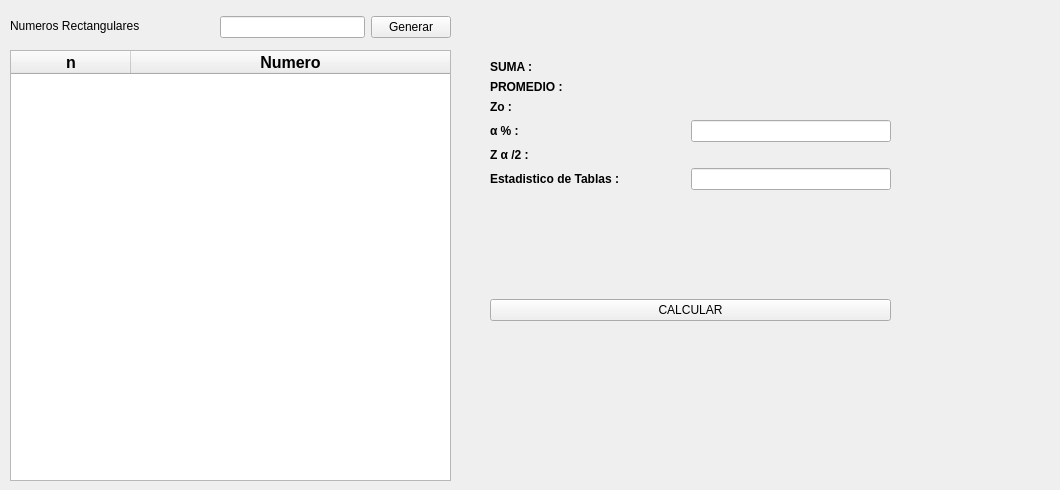
       <widget class="QWidget" name="CUATRO">
        <property name="windowTitle">
         <string>::PRUEBA DE PROMEDIO::</string>
        </property>
        <widget class="QLabel" name="label_5">
         <property name="geometry">
          <rect>
           <x>10</x>
           <y>10</y>
           <width>181</width>
           <height>31</height>
          </rect>
         </property>
         <property name="text">
          <string>Numeros Rectangulares</string>
         </property>
        </widget>
        <widget class="QTableWidget" name="tabla_promedio">
         <property name="enabled">
          <bool>true</bool>
         </property>
         <property name="geometry">
          <rect>
           <x>10</x>
           <y>50</y>
           <width>441</width>
           <height>431</height>
          </rect>
         </property>
         <property name="sizeIncrement">
          <size>
           <width>8</width>
           <height>0</height>
          </size>
         </property>
         <property name="contextMenuPolicy">
          <enum>Qt::DefaultContextMenu</enum>
         </property>
         <property name="autoFillBackground">
          <bool>false</bool>
         </property>
         <property name="frameShape">
          <enum>QFrame::StyledPanel</enum>
         </property>
         <property name="frameShadow">
          <enum>QFrame::Plain</enum>
         </property>
         <property name="lineWidth">
          <number>0</number>
         </property>
         <property name="selectionMode">
          <enum>QAbstractItemView::SingleSelection</enum>
         </property>
         <property name="selectionBehavior">
          <enum>QAbstractItemView::SelectRows</enum>
         </property>
         <property name="showGrid">
          <bool>true</bool>
         </property>
         <attribute name="horizontalHeaderVisible">
          <bool>true</bool>
         </attribute>
         <attribute name="horizontalHeaderCascadingSectionResizes">
          <bool>true</bool>
         </attribute>
         <attribute name="horizontalHeaderDefaultSectionSize">
          <number>120</number>
         </attribute>
         <attribute name="horizontalHeaderStretchLastSection">
          <bool>true</bool>
         </attribute>
         <attribute name="verticalHeaderVisible">
          <bool>false</bool>
         </attribute>
         <column>
          <property name="text">
           <string notr="true">n</string>
          </property>
          <property name="font">
           <font>
            <pointsize>12</pointsize>
            <weight>75</weight>
            <bold>true</bold>
           </font>
          </property>
          <property name="background">
           <color>
            <red>0</red>
            <green>170</green>
            <blue>255</blue>
           </color>
          </property>
         </column>
         <column>
          <property name="text">
           <string>Numero</string>
          </property>
          <property name="font">
           <font>
            <pointsize>12</pointsize>
            <weight>75</weight>
            <bold>true</bold>
           </font>
          </property>
          <property name="background">
           <color>
            <red>0</red>
            <green>170</green>
            <blue>255</blue>
           </color>
          </property>
         </column>
        </widget>
        <widget class="QLabel" name="label_13">
         <property name="geometry">
          <rect>
           <x>483</x>
           <y>240</y>
           <width>231</width>
           <height>33</height>
          </rect>
         </property>
         <property name="font">
          <font>
           <weight>75</weight>
           <bold>true</bold>
          </font>
         </property>
         <property name="text">
          <string/>
         </property>
        </widget>
        <widget class="QLabel" name="lblresultado">
         <property name="geometry">
          <rect>
           <x>580</x>
           <y>350</y>
           <width>471</width>
           <height>33</height>
          </rect>
         </property>
         <property name="font">
          <font>
           <pointsize>15</pointsize>
           <weight>75</weight>
           <bold>true</bold>
          </font>
         </property>
         <property name="text">
          <string/>
         </property>
        </widget>
        <widget class="QWidget" name="layoutWidget">
         <property name="geometry">
          <rect>
           <x>220</x>
           <y>10</y>
           <width>231</width>
           <height>35</height>
          </rect>
         </property>
         <layout class="QHBoxLayout" name="horizontalLayout_6">
          <item>
           <widget class="QLineEdit" name="lineval_prom"/>
          </item>
          <item>
           <widget class="QPushButton" name="btngen_prom">
            <property name="text">
             <string>Generar</string>
            </property>
           </widget>
          </item>
         </layout>
        </widget>
        <widget class="QWidget" name="layoutWidget">
         <property name="geometry">
          <rect>
           <x>490</x>
           <y>60</y>
           <width>401</width>
           <height>261</height>
          </rect>
         </property>
         <layout class="QVBoxLayout" name="verticalLayout">
          <item>
           <layout class="QVBoxLayout" name="verticalLayout_6">
            <item>
             <layout class="QVBoxLayout" name="verticalLayout_4">
              <item>
               <layout class="QHBoxLayout" name="horizontalLayout_11">
                <item>
                 <widget class="QLabel" name="label_9">
                  <property name="font">
                   <font>
                    <weight>75</weight>
                    <bold>true</bold>
                   </font>
                  </property>
                  <property name="text">
                   <string>SUMA :</string>
                  </property>
                 </widget>
                </item>
                <item>
                 <widget class="QLabel" name="lblsumprom">
                  <property name="maximumSize">
                   <size>
                    <width>200</width>
                    <height>16777215</height>
                   </size>
                  </property>
                  <property name="text">
                   <string/>
                  </property>
                 </widget>
                </item>
               </layout>
              </item>
              <item>
               <layout class="QHBoxLayout" name="horizontalLayout_10">
                <item>
                 <widget class="QLabel" name="label_10">
                  <property name="font">
                   <font>
                    <weight>75</weight>
                    <bold>true</bold>
                   </font>
                  </property>
                  <property name="text">
                   <string>PROMEDIO :</string>
                  </property>
                 </widget>
                </item>
                <item>
                 <widget class="QLabel" name="lblpromprom">
                  <property name="maximumSize">
                   <size>
                    <width>200</width>
                    <height>16777215</height>
                   </size>
                  </property>
                  <property name="text">
                   <string/>
                  </property>
                 </widget>
                </item>
               </layout>
              </item>
              <item>
               <layout class="QHBoxLayout" name="horizontalLayout_7">
                <item>
                 <widget class="QLabel" name="label_11">
                  <property name="font">
                   <font>
                    <weight>75</weight>
                    <bold>true</bold>
                   </font>
                  </property>
                  <property name="text">
                   <string>Zo :</string>
                  </property>
                 </widget>
                </item>
                <item>
                 <widget class="QLabel" name="lblpromzo">
                  <property name="maximumSize">
                   <size>
                    <width>200</width>
                    <height>16777215</height>
                   </size>
                  </property>
                  <property name="text">
                   <string/>
                  </property>
                 </widget>
                </item>
               </layout>
              </item>
              <item>
               <layout class="QHBoxLayout" name="horizontalLayout_4">
                <item>
                 <widget class="QLabel" name="label_12">
                  <property name="font">
                   <font>
                    <weight>75</weight>
                    <bold>true</bold>
                   </font>
                  </property>
                  <property name="text">
                   <string>α % :</string>
                  </property>
                 </widget>
                </item>
                <item>
                 <widget class="QLineEdit" name="linealfa_prom">
                  <property name="maximumSize">
                   <size>
                    <width>200</width>
                    <height>16777215</height>
                   </size>
                  </property>
                  <property name="text">
                   <string/>
                  </property>
                 </widget>
                </item>
               </layout>
              </item>
             </layout>
            </item>
            <item>
             <layout class="QVBoxLayout" name="verticalLayout_5">
              <item>
               <layout class="QHBoxLayout" name="horizontalLayout_3">
                <item>
                 <widget class="QLabel" name="label_16">
                  <property name="font">
                   <font>
                    <weight>75</weight>
                    <bold>true</bold>
                   </font>
                  </property>
                  <property name="text">
                   <string>Z α /2 :</string>
                  </property>
                 </widget>
                </item>
                <item>
                 <widget class="QLabel" name="lblesta_prom">
                  <property name="maximumSize">
                   <size>
                    <width>200</width>
                    <height>16777215</height>
                   </size>
                  </property>
                  <property name="font">
                   <font>
                    <weight>75</weight>
                    <bold>true</bold>
                   </font>
                  </property>
                  <property name="toolTip">
                   <string>Valor a Buscar en Tablas</string>
                  </property>
                  <property name="text">
                   <string/>
                  </property>
                 </widget>
                </item>
               </layout>
              </item>
              <item>
               <layout class="QHBoxLayout" name="horizontalLayout_5">
                <item>
                 <widget class="QLabel" name="label_15">
                  <property name="font">
                   <font>
                    <weight>75</weight>
                    <bold>true</bold>
                   </font>
                  </property>
                  <property name="text">
                   <string>Estadistico de Tablas :</string>
                  </property>
                 </widget>
                </item>
                <item>
                 <widget class="QLineEdit" name="lineestasum_pro">
                  <property name="maximumSize">
                   <size>
                    <width>200</width>
                    <height>16777215</height>
                   </size>
                  </property>
                  <property name="text">
                   <string/>
                  </property>
                 </widget>
                </item>
               </layout>
              </item>
             </layout>
            </item>
           </layout>
          </item>
          <item>
           <spacer name="verticalSpacer">
            <property name="orientation">
             <enum>Qt::Vertical</enum>
            </property>
            <property name="sizeHint" stdset="0">
             <size>
              <width>20</width>
              <height>80</height>
             </size>
            </property>
           </spacer>
          </item>
          <item>
           <widget class="QPushButton" name="btncalcular_prom">
            <property name="text">
             <string>CALCULAR</string>
            </property>
           </widget>
          </item>
         </layout>
        </widget>
       </widget>
